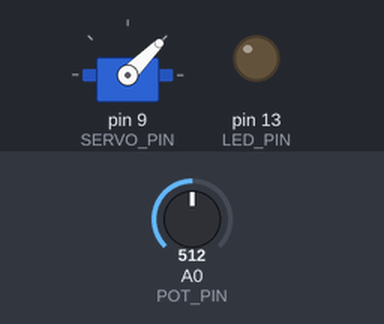
Bench run of a sketch on a simulated Arduino Uno, built with avr-gcc and run on an emulated ATmega328P. Parts: servo, output pins drawn as LEDs (lit = HIGH). The inputs (shaded band) are chosen by the test bench; at power-on: A0 (POT_PIN) = 512.

Above: at 1.2 s.
1.3 s: A0 (POT_PIN) set to 716
At 2.5 s:
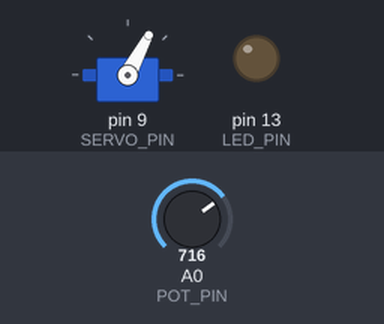
2.8 s: A0 (POT_PIN) set to 1023
At 3.8 s:
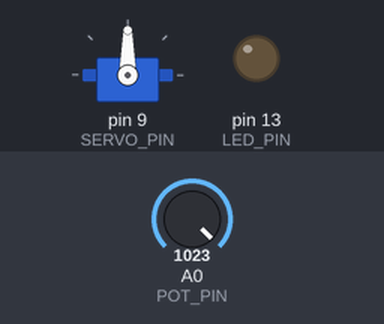
4.3 s: A0 (POT_PIN) set to 306
At 5.0 s:
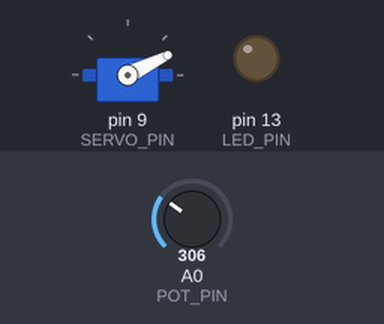
5.8 s: A0 (POT_PIN) set to 122
At 6.1 s:
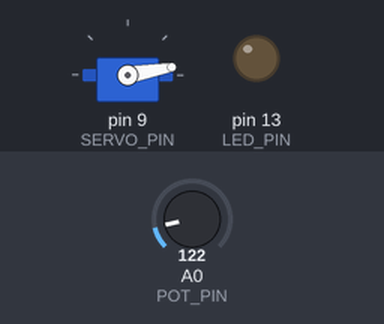
Timing chart, 0 to 8.3 s (numbered marks = the images above; inputs shaded):
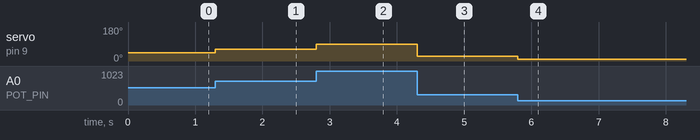

The sketch:

Cannon.ino
```cpp
#include <Servo.h>

#define SERVO_PIN 9
#define LED_PIN 13
#define POT_PIN A0

/// <summary>
/// Сервомотор.
/// </summary>
Servo servo;

/// <summary>
/// Инициализация компонентов.
/// </summary>
void setup() {
    servo.attach(SERVO_PIN);
    pinMode(LED_PIN, OUTPUT);
}

/// <summary>
/// Бесконечно-цикличная функция, исполняющая основную логику.
/// </summary>
void loop() {
    move();
}

/// <summary>
/// Получение амплитуды сервомотора с потенциометра.
/// </summary>
/// <param name="inputPin">Вход потенциометра.</param>
/// <returns>Амплитуда потенциометра.</returns>
int getAmplitude(int inputPin) {
  // Читаем сигнал потенциометра в диапазоне 0-1023.
  int inputSignal = analogRead(inputPin);

  // Возвращаем значение в диапазоне 0-180.
  return map(inputSignal, 0, 1023, 0, 90);
}

/// <summary>
/// Движение сервомотора с заданной потенциометром амплитудой.
/// </summary>
/// <param name="amplitude">Амплитуда сервомотора.</param>
void move() {
  int amplitude = getAmplitude(POT_PIN);
  servo.write(amplitude);
}
```

Measured:
- after the input at 1.3 s, servo on pin 9 (SERVO_PIN): 45° → 62° at once
- after the input at 2.8 s, servo on pin 9 (SERVO_PIN): 62° → 90° at once
- after the input at 4.3 s, servo on pin 9 (SERVO_PIN): 90° → 26° at once
- after the input at 5.8 s, servo on pin 9 (SERVO_PIN): 26° → 10° at once
